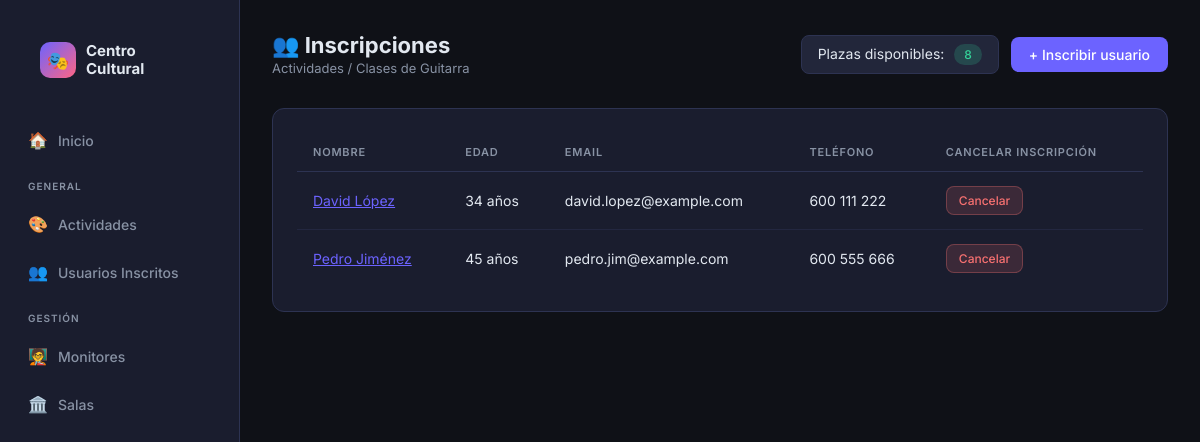
Page /actividades/7/inscripciones/ on the committed database.
### app_actividades/models.py (models this page shows, shortened)
class Actividad(models.Model):
    nombre = models.CharField(max_length=100)
    tipo = models.CharField(max_length=50)
    horario_inicio = models.DateTimeField(null=True, blank=True)
    horario_fin = models.DateTimeField(null=True, blank=True, editable=False)
    descripcion = models.TextField()
    duracion = models.IntegerField(help_text="Duración en minutos")
    plazas_disponibles = models.IntegerField()
    monitor = models.ForeignKey(Monitor, on_delete=models.SET_NULL, null=True, blank=True, related_name='actividades')
    sala_principal = models.ForeignKey(Sala, on_delete=models.SET_NULL, null=True, blank=True, related_name='actividades_principal')
    salas_secundarias = models.ManyToManyField(Sala, related_name='actividades_secundarias', blank=True)

class Usuario(models.Model):
    nombre = models.CharField(max_length=100)
    edad = models.IntegerField()
    email = models.EmailField()
    telefono = models.CharField(max_length=15)
    actividades = models.ManyToManyField(Actividad, related_name='usuarios_inscritos', blank=True)

### app_actividades/views.py (the view)
# urls.py: path('actividades/<int:id>/inscripciones/', views.inscripciones_actividad, name='inscripciones_actividad'),
def inscripciones_actividad(request, id):
    actividad = get_object_or_404(Actividad, pk=id)
    usuarios = actividad.usuarios_inscritos.all()
    return render(request, 'app_actividades/inscripciones/inscripciones_actividad.html', {
        'actividad': actividad,
        'usuarios': usuarios,
    })

### templates/app_actividades/inscripciones/inscripciones_actividad.html (shortened to what this page needs)
{% extends "app_actividades/base.html" %}
{% block content %}
<div class="topbar">
    <div>
        <h1>👥 Inscripciones</h1>
        <p class="breadcrumb"><a href="{% url 'lista_actividades' %}" style="color:var(--text-muted);text-decoration:none">Actividades</a> / {{ actividad.nombre }}</p>
    </div>
    <div style="display:flex;align-items:center;gap:12px">
        <div style="background:var(--surface2);border:1px solid var(--border);border-radius:var(--radius-sm);padding:8px 16px;font-size:14px">
            Plazas disponibles:
            {% if actividad.plazas_disponibles > 5 %}
                <span class="badge badge-green" style="margin-left:6px">{{ actividad.plazas_disponibles }}</span>
            {% elif actividad.plazas_disponibles > 0 %}
                <span class="badge badge-yellow" style="margin-left:6px">{{ actividad.plazas_disponibles }}</span>
            {% else %}
                <span class="badge badge-red" style="margin-left:6px">Sin plazas</span>
            {% endif %}
        </div>
        {% if actividad.plazas_disponibles > 0 %}
        <a href="{% url 'inscribir_usuario' actividad.id %}" class="btn btn-primary">+ Inscribir usuario</a>
        {% else %}
        <span class="btn btn-secondary" style="opacity:.5;cursor:not-allowed">Actividad completa</span>
        {% endif %}
    </div>
</div>
<div class="card">
    {% if usuarios %}
    <div class="table-wrap">
    <table>
        <thead><tr><th>Nombre</th><th>Edad</th><th>Email</th><th>Teléfono</th><th>Cancelar inscripción</th></tr></thead>
        <tbody>
            {% for u in usuarios %}
            <tr>
                <td><a href="{% url 'detalle_usuario' u.id %}" style="color:var(--accent)">{{ u.nombre }}</a></td>
                <td>{{ u.edad }} años</td>
                <td>{{ u.email }}</td>
                <td>{{ u.telefono }}</td>
                <td>
                    <a href="{% url 'cancelar_inscripcion' actividad.id u.id %}" class="btn btn-danger btn-sm">Cancelar</a>
                </td>
            </tr>
            {% endfor %}
        </tbody>
    </table>
    </div>
    {% else %}
    <div class="empty">
        <span class="empty-icon">📋</span>
        <p>No hay usuarios inscritos en esta actividad.</p>
        <a href="{% url 'inscribir_usuario' actividad.id %}" class="btn btn-primary" style="margin-top:16px">Inscribir primero</a>
    </div>
    {% endif %}
</div>
{% endblock %}

### templates/app_actividades/base.html (style rules this page uses)
*, *::before, *::after { box-sizing: border-box; margin: 0; padding: 0; }
:root { --bg: #0f1117; --surface: #1a1d2e; --surface2: #22263a; --accent: #6c63ff; --accent2: #ff6584; --text: #e2e8f0; --text-muted: #8892a4; --border: #2d3352; --success: #34d399; --danger: #f87171; --warning: #fbbf24; --radius: 12px; --radius-sm: 8px; }
body { font-family: 'Inter', sans-serif; background: var(--bg); color: var(--text); min-height: 100vh; display: flex; }
.topbar { display: flex; align-items: center; justify-content: space-between; margin-bottom: 32px; }
.topbar h1 { font-size: 22px; font-weight: 700; }
.topbar .breadcrumb { font-size: 13px; color: var(--text-muted); margin-top: 2px; }
.btn { display: inline-flex; align-items: center; gap: 8px; padding: 9px 18px; border-radius: var(--radius-sm); font-size: 14px; font-weight: 500; cursor: pointer; border: none; text-decoration: none; transition: all .2s; }
.btn-primary { background: var(--accent); color: #fff; }
.btn-danger { background: rgba(248,113,113,.15); color: var(--danger); border: 1px solid rgba(248,113,113,.3); }
.btn-sm { padding: 6px 12px; font-size: 12px; }
.card { background: var(--surface); border: 1px solid var(--border); border-radius: var(--radius); padding: 24px; transition: border-color .2s; }
.table-wrap { overflow-x: auto; }
table { width: 100%; border-collapse: collapse; }
th { text-align: left; padding: 12px 16px; font-size: 11px; font-weight: 600; letter-spacing: .8px; text-transform: uppercase; color: var(--text-muted); border-bottom: 1px solid var(--border); }
td { padding: 14px 16px; font-size: 14px; border-bottom: 1px solid rgba(45,51,82,.5); }
tr:last-child td { border-bottom: none; }
.badge { display: inline-flex; align-items: center; padding: 3px 10px; border-radius: 20px; font-size: 12px; font-weight: 500; }
.badge-green { background: rgba(52,211,153,.2); color: var(--success); }

### rows in the picture
Actividad: nombre "Clases de Guitarra", plazas_disponibles "8"
Usuario: nombre "David López", edad "34", email "david.lopez@example.com", telefono "600 111 222"
Usuario: nombre "Pedro Jiménez", edad "45", email "pedro.jim@example.com", telefono "600 555 666"
